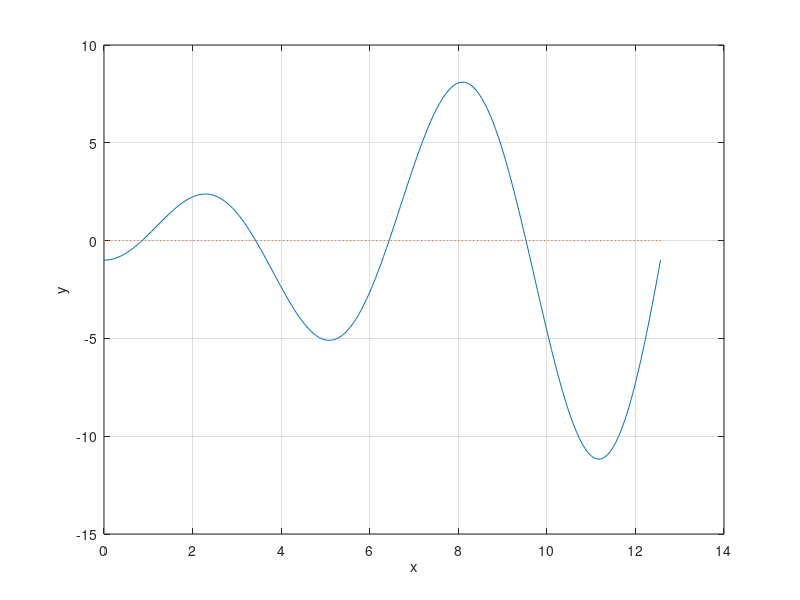

Source code (MATLAB): (Note: this script raises an error after producing the figure.)
a=0,b=4*pi;
x=linspace(a,b,200);
f='x.*sin(x)-cos(x)';
plot(x,eval(f),x,0*x,':');
grid on;
xlabel('x');
ylabel('y');
z=ginput(1);
[zr,fr]=fzero(f,z(1));
hold on;
plot(zr,fr,'r*',z(1),z(2),'g*');